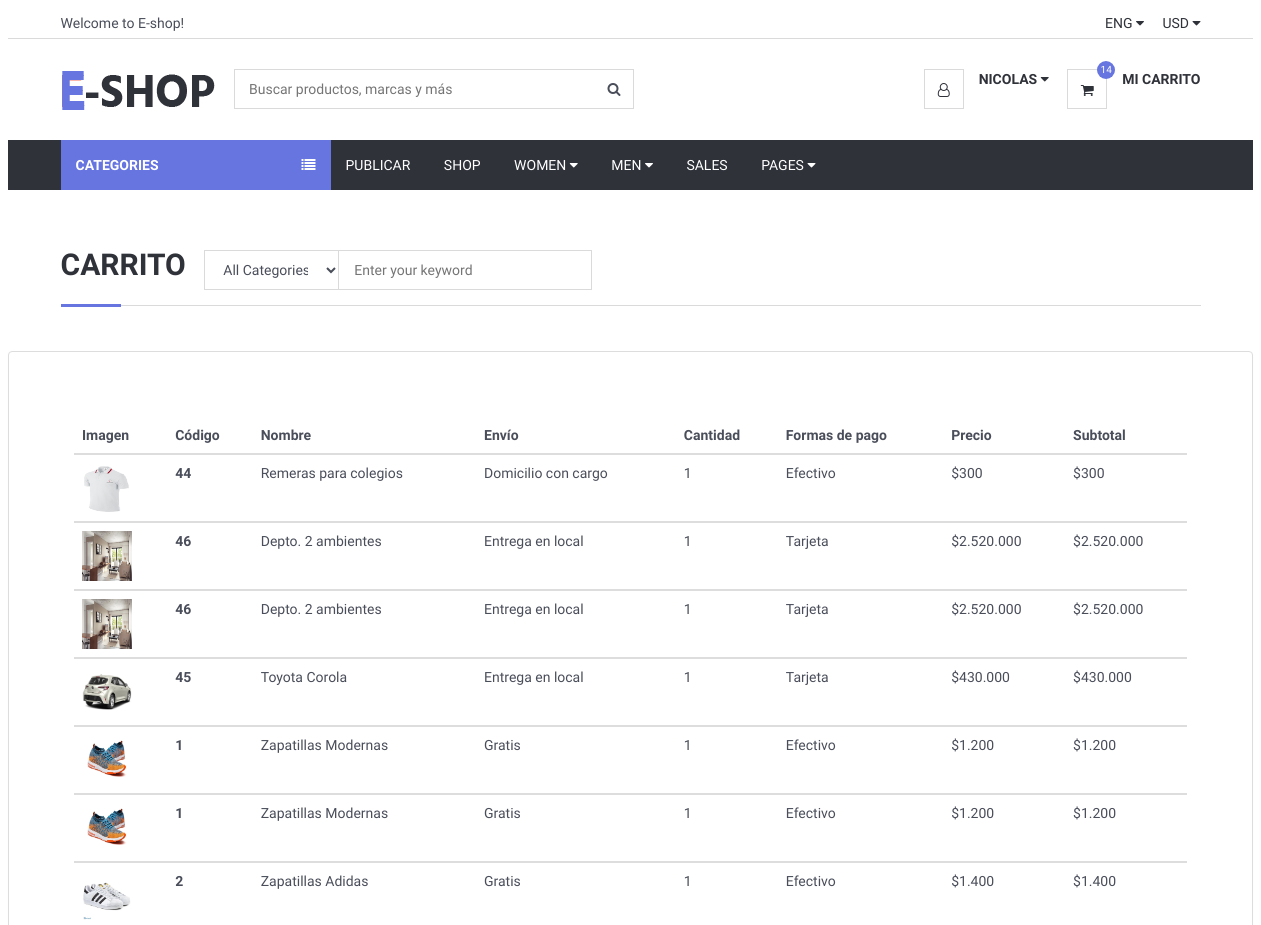
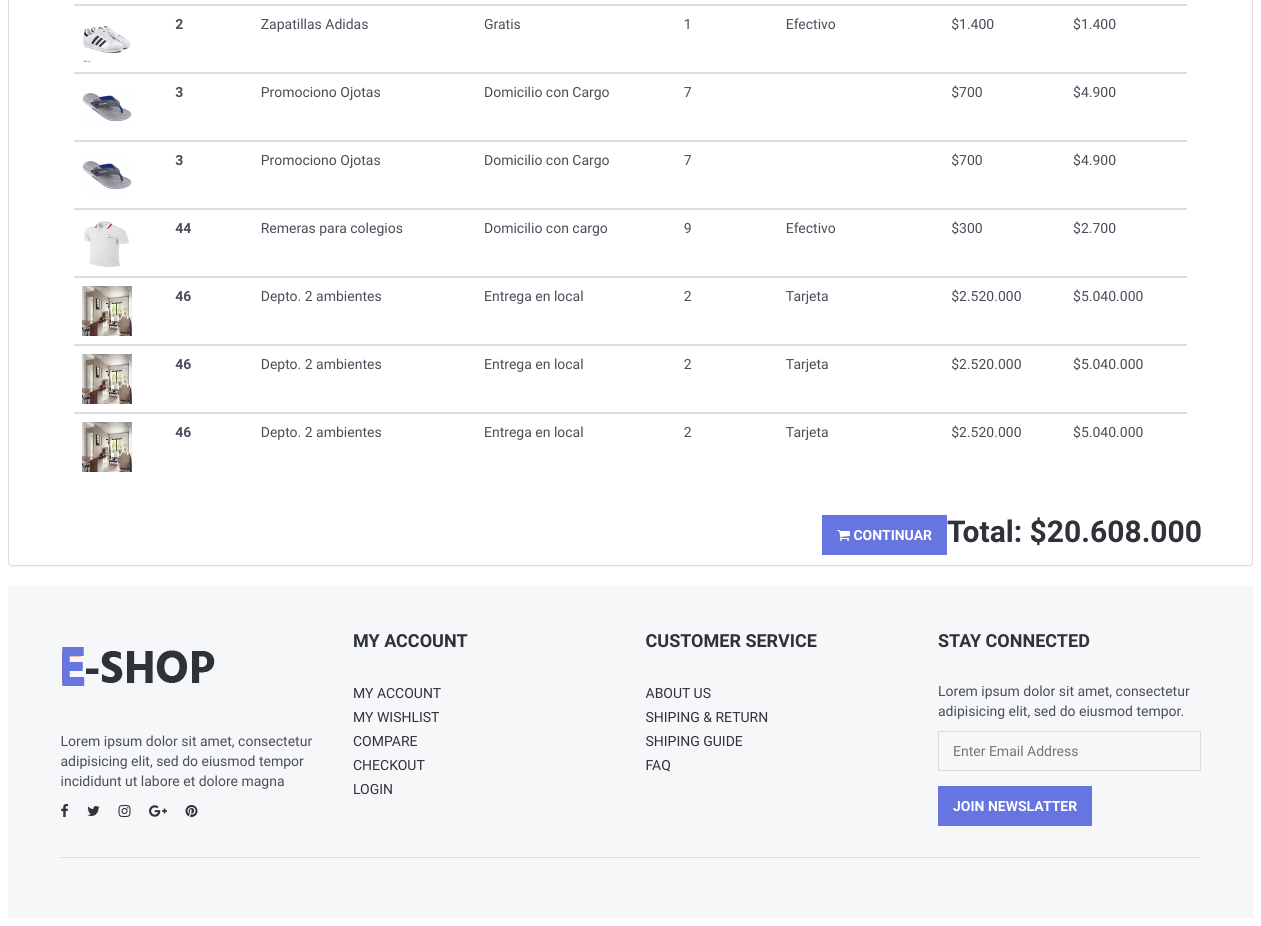
The page /Views/CarritoDetalles.php (signed in) on the database its author committed (2 pictures, top to bottom).
### tables this page shows
CREATE TABLE `productocarrito` (
  `id` int(11) NOT NULL,
  `idUsuario` int(11) NOT NULL,
  `idProducto` int(11) NOT NULL,
  `cantidad` int(11) NOT NULL
);

CREATE TABLE `producto` (
  `id` int(11) NOT NULL,
  `nombre` varchar(200) NOT NULL,
  `estado` varchar(60) NOT NULL,
  `precio` double NOT NULL,
  `formasdepago` varchar(100) NOT NULL,
  `envio` varchar(100) NOT NULL,
  `marca` varchar(70) NOT NULL,
  `stock` int(11) NOT NULL,
  `genero` varchar(60) NOT NULL,
  `categoria` varchar(110) NOT NULL,
  `palabrasClaves` varchar(110) NOT NULL,
  `descripcion` varchar(600) NOT NULL,
  `imgprincipal` varchar(80) NOT NULL,
  `idUsuario` int(11) NOT NULL
);

### Views/conexionBD/conexion.php (called while the page is built, shortened)
<?php
class Conexion{
	 private $msq="";
	public function __construct()
	 {
		 $archivoConfig = "config.ini";
		 $confi = parse_ini_file($archivoConfig, true);
		 $this->host = $confi["bd"]["host"];
		 $this->usuario = $confi["bd"]["usuario"];
		 $this->clave=$confi["bd"]["clave"];
		 $this->bd = $confi["bd"]["bd"];
		$this->msq = new mysqli($this->host, $this->usuario, $this->clave, $this->bd);
	 }
	 public function realizarConsulta($consulta){
 if(!$resultado = $this->msq->query($consulta) )
 {
	 echo "Ha ocurrido un error al ejecutar la consulta   ";
 }else{
	 return $resultado;
	   }
 }
}
?>

### Views/CarritoDetalles.php (the view, shortened to what this page needs)
<?php
$mostrar=0;
?>
<?php include_once("header.php");
require_once("conexionBD/conexion.php");
		$conexion = new Conexion;
		$id_Usuario = $_SESSION['id'];
	$consulta="SELECT *
				FROM producto as prod
				inner join productocarrito as car on prod.id=car.idProducto
				WHERE car.idUsuario = '".$id_Usuario."'";
	$productosComprados= $conexion->realizarConsulta($consulta);
?>
<body>
	<div class="section">
		<div class="container">
			<div class="row">
			<div class="col-md-12">
					<div class="section-title">
						<h2 class="title">Carrito &nbsp</h2>
						<div class="header-search">
                    <form>
                        <input class="input search-input" type="text" placeholder="Enter your keyword">
                        <select class="input search-categories">
                            <option value="0">All Categories</option>
                        </select>
                    </form>
                </div>
					</div>
				</div>
			</div>
		</div>
	</div>
        <div class="panel panel-default" style="padding: 50px">
            <div class="panel-body" >
                <table  class="table" >
                    <thead>
                    <tr>
                        <th scope="col">Imagen</th>
                        <th scope="col">Código</th>
                        <th scope="col">Nombre</th>
                        <th scope="col">Envío</th>
                        <th scope="col">Cantidad</th>
                        <th scope="col">Formas de pago</th>
                        <th scope="col">Precio</th>
						<th scope="col">Subtotal</th>
                    </tr>
                    <?php
                    while($f=mysqli_fetch_array($productosComprados)){
                    ?>
                    </thead>
                    <tbody>
                    <tr>
                        <td  > <div style="height:100%;width:100%;"><img style="height:50px;width:50px;"  src="imgPublicadas/<?php echo $f["imgprincipal"];?>" alt=""> </div></td>
                        <th scope="row"><?php echo $f['idProducto'];?></th>
                        <td><div><?php echo $f['nombre'];?></div></td>
                        <td><?php echo $f['envio'];?></td>
						<td><?php echo $f['cantidad'];?></td>
                        <td><?php echo $f['formasdepago'];?></td>
						<td><?php echo "$".number_format($f['precio'],0,'.','.');?></td>
						  <td><?php $subtotal= $f['precio']*$f['cantidad'];echo "$".number_format($subtotal,0,'.','.');?></td>
						  </tbody>
<?php
$mostrar = $mostrar+$subtotal;
 }
?>
                </table>
            </div>
			<div>
<h2 class="title" style="float:right;"><?php echo "Total: $".number_format($mostrar,0,'.','.');?></h2>
		</div>
		<form method="post" action="Pagar.php" >
<button type="submit" name="AddCarrito" class="primary-btn add-to-cart" style="float:right;"><i class="fa fa-shopping-cart"></i> Continuar</button>
</form>
		</div>
</body>
<?php include_once("footer.php"); ?>

### Views/header.php (shortened to what this page needs)
<!DOCTYPE html>
<html lang="en">
<head>
    <link type="text/css" rel="stylesheet" href="css/bootstrap.min.css" />
    <link type="text/css" rel="stylesheet" href="css/slick.css" />
    <link type="text/css" rel="stylesheet" href="css/slick-theme.css" />
    <link type="text/css" rel="stylesheet" href="css/nouislider.min.css" />
    <link rel="stylesheet" href="css/font-awesome.min.css">
    <link type="text/css" rel="stylesheet" href="css/style.css" />
</head>
<body>
<header>
    <div id="top-header">
        <div class="container">
            <div class="pull-left">
                <span>Welcome to E-shop!</span>
            </div>
            <div class="pull-right">
                <ul class="header-top-links">
                    <li class="dropdown default-dropdown">
                        <a class="dropdown-toggle" data-toggle="dropdown" aria-expanded="true">ENG <i class="fa fa-caret-down"></i></a>
                    </li>
                    <li class="dropdown default-dropdown">
                        <a class="dropdown-toggle" data-toggle="dropdown" aria-expanded="true">USD <i class="fa fa-caret-down"></i></a>
                    </li>
                </ul>
            </div>
        </div>
    </div>
    <div id="header">
        <div class="container">
            <div class="pull-left">
                <div class="header-logo">
                    <a class="logo" href="Index.php">
                        <img src="img/logo.png" alt="">
                    </a>
                </div>
                <div class="header-search">
                    <form method="get" action="ProductoBuscado.php">
                        <input class="input" style="margin:0 auto; display:block;width:400px;" name="buscar" type="search" placeholder="Buscar productos, marcas y más" required />
                        <button class="search-btn" name="enviar" type="submit"><i class="fa fa-search"></i></button>
                    </form>
                </div>
            </div>
            <div class="pull-right">
                <ul class="header-btns">
                    <?php
                    if(isset($_SESSION['username'])) { ?>
                    <li class="header-account dropdown default-dropdown">
                        <div class="dropdown-toggle" role="button" data-toggle="dropdown" aria-expanded="true">
                            <div class="header-btns-icon">
                                <i class="fa fa-user-o"></i>
                            </div>
                            <strong class="text-uppercase"><?php $nombre = $_SESSION['nombre']; echo $nombre;?> <i class="fa fa-caret-down"></i></strong>
                        </div>
                    </li>
                    <?php } ?>
<?php
	require_once("conexionBD/conexion.php");
		$conexion = new Conexion;
	$id_Usuario = $_SESSION['id'];
				$buscoCant="SELECT count(idProducto)
				FROM productocarrito
				WHERE idUsuario = '".$id_Usuario."'";
				$cantidad= $conexion->realizarConsulta($buscoCant);
				$count = mysqli_fetch_array($cantidad);
?>
                    <li class="header-cart dropdown default-dropdown" href="CarritoDetalles.php">
						<a class="dropdown-toggle" data-toggle="dropdown" aria-expanded="true" href="CarritoDetalles.php">
						   <div class="header-btns-icon" href="CarritoDetalles.php">
							  <i class="fa fa-shopping-cart" href="CarritoDetalles.php"></i>
							  <a class="qty" href="CarritoDetalles.php"><?php echo "$count[0]";?></a>
							</div>
							<a class="text-uppercase" href="CarritoDetalles.php"><b>Mi Carrito</b></a>
							<br>
							</a>
				   </li>
                </ul>
            </div>
        </div>
    </div>
</header>
<div id="navigation">
    <div class="container">
        <div id="responsive-nav">
            <div class="category-nav show-on-click">
                <span class="category-header">Categories <i class="fa fa-list"></i></span>
            </div>
            <div class="menu-nav">
                <ul class="menu-list">
                    <li><a <?php if(!(isset($_SESSION['username'])))
					{
						echo "style=display:none";
						}else{
							echo "style=display:block";
							} ?> href="SubirProducto.php">
                            Publicar</a></li>
                    <li><a href="productosCliente.php">Shop</a></li>
                    <li class="dropdown mega-dropdown"><a class="dropdown-toggle" data-toggle="dropdown" aria-expanded="true">Women <i class="fa fa-caret-down"></i></a>
                    </li>
                    <li class="dropdown mega-dropdown full-width"><a class="dropdown-toggle" data-toggle="dropdown" aria-expanded="true">Men <i class="fa fa-caret-down"></i></a>
                    </li>
                    <li><a href="#">Sales</a></li>
                    <li class="dropdown default-dropdown"><a class="dropdown-toggle" data-toggle="dropdown" aria-expanded="true">Pages <i class="fa fa-caret-down"></i></a>
                    </li>
                </ul>
            </div>
        </div>
    </div>
</div>

### Views/footer.php (shortened to what this page needs)
<footer id="footer" class="section section-grey">
    <div class="container">
        <div class="row">
            <div class="col-md-3 col-sm-6 col-xs-6">
                <div class="footer">
                    <div class="footer-logo">
                        <a class="logo" href="#">
                            <img src="img/logo.png" alt="">
                        </a>
                    </div>
                    <p>Lorem ipsum dolor sit amet, consectetur adipisicing elit, sed do eiusmod tempor incididunt ut labore et dolore magna</p>
                    <ul class="footer-social">
                        <li><a href="#"><i class="fa fa-facebook"></i></a></li>
                        <li><a href="#"><i class="fa fa-twitter"></i></a></li>
                        <li><a href="#"><i class="fa fa-instagram"></i></a></li>
                        <li><a href="#"><i class="fa fa-google-plus"></i></a></li>
                        <li><a href="#"><i class="fa fa-pinterest"></i></a></li>
                    </ul>
                </div>
            </div>
            <div class="col-md-3 col-sm-6 col-xs-6">
                <div class="footer">
                    <h3 class="footer-header">My Account</h3>
                    <ul class="list-links">
                        <li><a href="#">My Account</a></li>
                        <li><a href="#">My Wishlist</a></li>
                        <li><a href="#">Compare</a></li>
                        <li><a href="#">Checkout</a></li>
                        <li><a href="#">Login</a></li>
                    </ul>
                </div>
            </div>
            <div class="col-md-3 col-sm-6 col-xs-6">
                <div class="footer">
                    <h3 class="footer-header">Customer Service</h3>
                    <ul class="list-links">
                        <li><a href="#">About Us</a></li>
                        <li><a href="#">Shiping & Return</a></li>
                        <li><a href="#">Shiping Guide</a></li>
                        <li><a href="#">FAQ</a></li>
                    </ul>
                </div>
            </div>
            <div class="col-md-3 col-sm-6 col-xs-6">
                <div class="footer">
                    <h3 class="footer-header">Stay Connected</h3>
                    <p>Lorem ipsum dolor sit amet, consectetur adipisicing elit, sed do eiusmod tempor.</p>
                    <form>
                        <div class="form-group">
                            <input class="input" placeholder="Enter Email Address">
                        </div>
                        <button class="primary-btn">Join Newslatter</button>
                    </form>
                </div>
            </div>
        </div>
        <hr>
        <div class="row">
            <div class="col-md-8 col-md-offset-2 text-center">
            </div>
        </div>
    </div>
</footer>
</body>
</html>

### Views/css/style.css (style rules this page uses)
body { font-family: 'Hind', sans-serif; color: #4A4E5A; overflow-x: hidden; }
h1, h2, h3, h4, h5, h6 { color: #30323A; margin: 0 0 10px; font-weight: 700; }
a { color: #30323A; -webkit-transition: 0.3s color; transition: 0.3s color; }
strong { color: #30323A; }
ul, ol { margin: 0; padding: 0; list-style: none }
hr { margin-top: 15px; margin-bottom: 15px; border-color: #DADADA; }
.main-btn, .primary-btn { display: inline-block; padding: 10px 15px; text-transform: uppercase; font-weight: 700; border: none; -webkit-transition: 0.3s all; transition: 0.3s all; }
.primary-btn { color: #FFF; background-color: #6675df; }
.input { width: 100%; height: 40px; padding: 0px 15px; border: none; background-color: transparent; -webkit-box-shadow: 0px 0px 0px 1px #DADADA inset, 0px 0px 0px 5px transparent; box-shadow: 0px 0px 0px 1px #DADADA inset, 0px 0px 0px 5px transparent; -webkit-transition: 0.3s all; transition: 0.3s all; }
.section { padding-top: 30px; padding-bottom: 30px; }
.section-grey { background: #F6F7F8; }
.section-title { position: relative; margin-bottom: 15px; margin-top: 15px; border-bottom: 1px solid #DADADA; }
.section-title .title { display: inline-block; text-transform: uppercase; }
.section-title:after { content: ""; position: absolute; left: 0; bottom: -1.5px; height: 3px; width: 60px; background-color: #6675df; }
#header { padding-top: 15px; padding-bottom: 15px; }
#top-header { padding-top: 5px; padding-bottom: 5px; border-bottom: 1px solid #DADADA; }
.header-top-links>li { display: inline-block; }
.header-top-links>li+li { margin-left: 15px; }
.header-top-links>li>a { cursor: pointer; text-transform: uppercase; }
.header-logo { display: inline-block; margin-right: 15px; }
.header-logo .logo>img { width: 100%; max-height: 70px; }
.header-search { display: inline-block; padding: 15px 0px; max-width: 400px; }
.header-search>form { position: relative; }
.header-search>form .search-input { padding-left: 150px; padding-right: 45px; }
.header-search>form .search-categories { position: absolute; left: 0px; top: 0px; width: 135px; }
.header-search>form .search-btn { position: absolute; top: 0px; right: 0px; width: 40px; height: 40px; background-color: transparent; border: none; }
.header-btns>li { display: inline-block; vertical-align: top; padding: 15px 0px; }
.header-btns>li+li { margin-left: 15px; }
.header-btns>li .header-btns-icon { position: relative; float: left; margin-right: 15px; width: 40px; height: 40px; line-height: 40px; text-align: center; color: #30323A; background-color: #FFF; border: 1px solid #DADADA; }
.header-btns .dropdown-toggle { display: block; cursor: pointer; }
.header-cart .header-btns-icon .qty { position: absolute; right: -9px; top: -9px; width: 18px; height: 18px; line-height: 18px; text-align: center; font-size: 10px; background: #6675df; color: #FFF; border-radius: 50%; }
#navigation { background-color: #30323A; }
#navigation .container { position: relative; }
.category-nav { float: left; width: 270px; }
.category-nav .category-header { padding: 15px; display: block; text-transform: uppercase; background: #6675df; color: #FFF; font-weight: 700; }
.category-nav .category-header>i { float: right; line-height: 20px; }
.menu-nav .menu-list>li { display: inline-block; }
.menu-nav .menu-list>li>a { display: block; padding: 15px; color: #FFF; text-transform: uppercase; }
.dropdown.mega-dropdown.full-width { position: static !important; }
.footer { margin: 15px 0px; }
.footer .footer-header { font-size: 18px; text-transform: uppercase; margin-bottom: 30px; }
.footer-logo { margin-bottom: 30px; }
.footer-logo .logo { display: inline-block; }
.footer-logo .logo>img { width: 100%; max-height: 70px; }
.footer-social>li { display: inline-block; margin-right: 15px; margin-bottom: 6px; }
.footer-social>li:last-child { margin-right: 0px; }

### rows shown on the page
productocarrito: idProducto.imgprincipal (picture), idProducto "44", idProducto.nombre "Remeras para colegios", idProducto.envio "Domicilio con cargo", cantidad "1", idProducto.formasdepago "Efectivo", idProducto.precio "300"
productocarrito: idProducto.imgprincipal (picture), idProducto "46", idProducto.nombre "Depto. 2 ambientes", idProducto.envio "Entrega en local", cantidad "1", idProducto.formasdepago "Tarjeta", idProducto.precio "2.520.000", subtotal "2.520.000"
productocarrito: idProducto.imgprincipal (picture), idProducto "46", idProducto.nombre "Depto. 2 ambientes", idProducto.envio "Entrega en local", cantidad "1", idProducto.formasdepago "Tarjeta", idProducto.precio "2.520.000", subtotal "2.520.000"
productocarrito: idProducto.imgprincipal (picture), idProducto "45", idProducto.nombre "Toyota Corola", idProducto.envio "Entrega en local", cantidad "1", idProducto.formasdepago "Tarjeta", idProducto.precio "430.000", subtotal "430.000"
productocarrito: idProducto.imgprincipal (picture), idProducto "1", idProducto.nombre "Zapatillas Modernas", idProducto.envio "Gratis", cantidad "1", idProducto.formasdepago "Efectivo", idProducto.precio "1.200", subtotal "1.200"
productocarrito: idProducto.imgprincipal (picture), idProducto "1", idProducto.nombre "Zapatillas Modernas", idProducto.envio "Gratis", cantidad "1", idProducto.formasdepago "Efectivo", idProducto.precio "1.200", subtotal "1.200"
productocarrito: idProducto.imgprincipal (picture), idProducto "2", idProducto.nombre "Zapatillas Adidas", idProducto.envio "Gratis", cantidad "1", idProducto.formasdepago "Efectivo", idProducto.precio "1.400", subtotal "1.400"
productocarrito: idProducto.imgprincipal (picture), idProducto "2", idProducto.nombre "Zapatillas Adidas", idProducto.envio "Gratis", cantidad "1", idProducto.formasdepago "Efectivo", idProducto.precio "1.400", subtotal "1.400"
productocarrito: idProducto.imgprincipal (picture), idProducto "3", idProducto.nombre "Promociono Ojotas", idProducto.envio "Domicilio con Cargo", cantidad "7", idProducto.precio "700", subtotal "4.900"
productocarrito: idProducto.imgprincipal (picture), idProducto "3", idProducto.nombre "Promociono Ojotas", idProducto.envio "Domicilio con Cargo", cantidad "7", idProducto.precio "700", subtotal "4.900"
productocarrito: idProducto.imgprincipal (picture), idProducto "44", idProducto.nombre "Remeras para colegios", idProducto.envio "Domicilio con cargo", cantidad "9", idProducto.formasdepago "Efectivo", idProducto.precio "300", subtotal "2.700"
productocarrito: idProducto.imgprincipal (picture), idProducto "46", idProducto.nombre "Depto. 2 ambientes", idProducto.envio "Entrega en local", cantidad "2", idProducto.formasdepago "Tarjeta", idProducto.precio "2.520.000", subtotal "5.040.000"
productocarrito: idProducto.imgprincipal (picture), idProducto "46", idProducto.nombre "Depto. 2 ambientes", idProducto.envio "Entrega en local", cantidad "2", idProducto.formasdepago "Tarjeta", idProducto.precio "2.520.000", subtotal "5.040.000"
productocarrito: idProducto.imgprincipal (picture), idProducto "46", idProducto.nombre "Depto. 2 ambientes", idProducto.envio "Entrega en local", cantidad "2", idProducto.formasdepago "Tarjeta", idProducto.precio "2.520.000", subtotal "5.040.000"

### other values the page prints
$nombre "NICOLAS"
$count[0] "14"
$mostrar "20.608.000"
